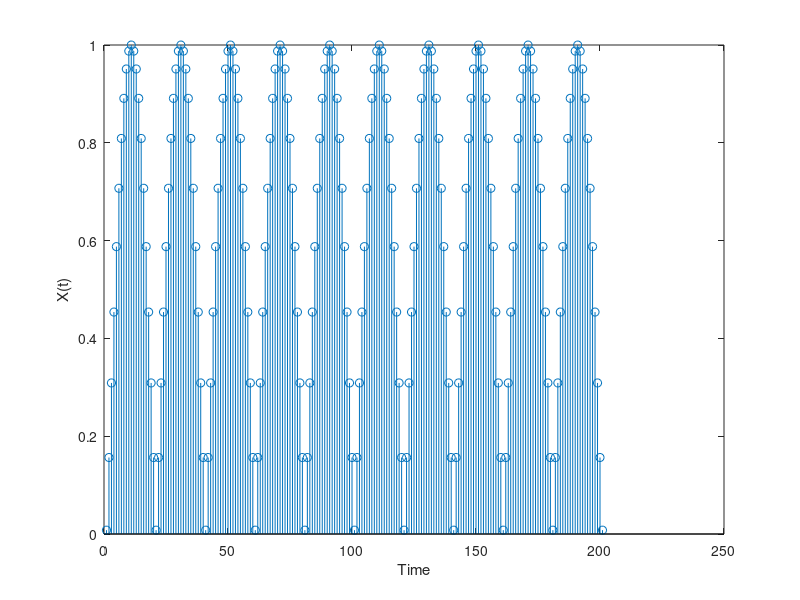

Here is the MATLAB script that generated this plot:
  p = 2;
  t = -10:0.1:10;
  V_s = 0;
  a_o = 2/pi;
  w_o = pi;
  
for n = 1:1:40
     V_s = V_s + (4/(pi*(1-4*n^2)))*exp(t.*w_o*n*1i); 
end

figure(1)
V_s = V_s + a_o;
stem(V_s)
xlabel("Time");
ylabel("X(t)");
